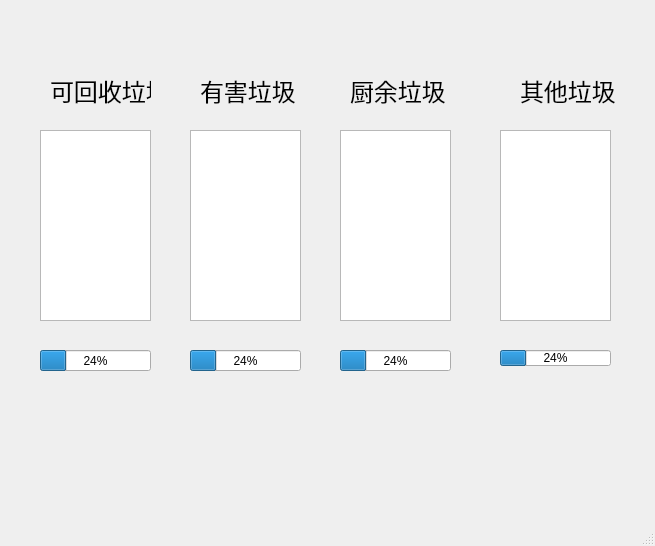
<?xml version="1.0" encoding="UTF-8"?>
<ui version="4.0">
 <class>MainWindow</class>
 <widget class="QMainWindow" name="MainWindow">
  <property name="geometry">
   <rect>
    <x>0</x>
    <y>0</y>
    <width>655</width>
    <height>546</height>
   </rect>
  </property>
  <property name="windowTitle">
   <string>MainWindow</string>
  </property>
  <widget class="QWidget" name="centralwidget">
   <widget class="QLabel" name="label">
    <property name="geometry">
     <rect>
      <x>50</x>
      <y>70</y>
      <width>101</width>
      <height>41</height>
     </rect>
    </property>
    <property name="font">
     <font>
      <pointsize>18</pointsize>
     </font>
    </property>
    <property name="text">
     <string>可回收垃圾</string>
    </property>
   </widget>
   <widget class="QTextBrowser" name="textBrowser">
    <property name="geometry">
     <rect>
      <x>40</x>
      <y>130</y>
      <width>111</width>
      <height>191</height>
     </rect>
    </property>
   </widget>
   <widget class="QTextBrowser" name="textBrowser_2">
    <property name="geometry">
     <rect>
      <x>500</x>
      <y>130</y>
      <width>111</width>
      <height>191</height>
     </rect>
    </property>
   </widget>
   <widget class="QTextBrowser" name="textBrowser_3">
    <property name="geometry">
     <rect>
      <x>340</x>
      <y>130</y>
      <width>111</width>
      <height>191</height>
     </rect>
    </property>
   </widget>
   <widget class="QTextBrowser" name="textBrowser_4">
    <property name="geometry">
     <rect>
      <x>190</x>
      <y>130</y>
      <width>111</width>
      <height>191</height>
     </rect>
    </property>
   </widget>
   <widget class="QProgressBar" name="progressBar">
    <property name="geometry">
     <rect>
      <x>40</x>
      <y>350</y>
      <width>111</width>
      <height>21</height>
     </rect>
    </property>
    <property name="value">
     <number>24</number>
    </property>
   </widget>
   <widget class="QProgressBar" name="progressBar_2">
    <property name="geometry">
     <rect>
      <x>190</x>
      <y>350</y>
      <width>111</width>
      <height>21</height>
     </rect>
    </property>
    <property name="value">
     <number>24</number>
    </property>
   </widget>
   <widget class="QProgressBar" name="progressBar_3">
    <property name="geometry">
     <rect>
      <x>340</x>
      <y>350</y>
      <width>111</width>
      <height>21</height>
     </rect>
    </property>
    <property name="value">
     <number>24</number>
    </property>
   </widget>
   <widget class="QProgressBar" name="progressBar_4">
    <property name="geometry">
     <rect>
      <x>500</x>
      <y>350</y>
      <width>111</width>
      <height>16</height>
     </rect>
    </property>
    <property name="value">
     <number>24</number>
    </property>
   </widget>
   <widget class="QLabel" name="label_5">
    <property name="geometry">
     <rect>
      <x>520</x>
      <y>70</y>
      <width>101</width>
      <height>41</height>
     </rect>
    </property>
    <property name="font">
     <font>
      <pointsize>18</pointsize>
     </font>
    </property>
    <property name="text">
     <string>其他垃圾</string>
    </property>
   </widget>
   <widget class="QLabel" name="label_6">
    <property name="geometry">
     <rect>
      <x>350</x>
      <y>70</y>
      <width>101</width>
      <height>41</height>
     </rect>
    </property>
    <property name="font">
     <font>
      <pointsize>18</pointsize>
     </font>
    </property>
    <property name="text">
     <string>厨余垃圾</string>
    </property>
   </widget>
   <widget class="QLabel" name="label_7">
    <property name="geometry">
     <rect>
      <x>200</x>
      <y>70</y>
      <width>101</width>
      <height>41</height>
     </rect>
    </property>
    <property name="font">
     <font>
      <pointsize>18</pointsize>
     </font>
    </property>
    <property name="text">
     <string>有害垃圾</string>
    </property>
   </widget>
  </widget>
  <widget class="QStatusBar" name="statusbar"/>
 </widget>
 <resources/>
 <connections/>
</ui>
